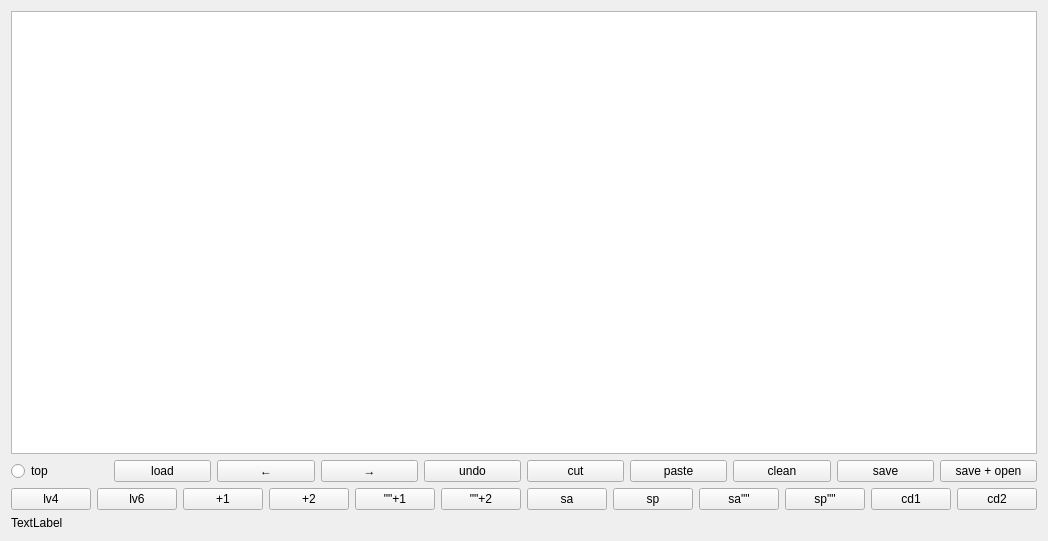
<?xml version="1.0" encoding="UTF-8"?>
<ui version="4.0">
 <class>Form</class>
 <widget class="QWidget" name="Form">
  <property name="geometry">
   <rect>
    <x>0</x>
    <y>0</y>
    <width>986</width>
    <height>541</height>
   </rect>
  </property>
  <property name="windowTitle">
   <string>Form</string>
  </property>
  <layout class="QVBoxLayout" name="verticalLayout">
   <item>
    <widget class="QListView" name="listView"/>
   </item>
   <item>
    <layout class="QHBoxLayout" name="horizontalLayout_2">
     <item>
      <widget class="QRadioButton" name="radioButton">
       <property name="text">
        <string>top</string>
       </property>
      </widget>
     </item>
     <item>
      <widget class="QPushButton" name="pushButton">
       <property name="text">
        <string>load</string>
       </property>
      </widget>
     </item>
     <item>
      <widget class="QPushButton" name="pushButton_4">
       <property name="text">
        <string>←</string>
       </property>
      </widget>
     </item>
     <item>
      <widget class="QPushButton" name="pushButton_3">
       <property name="text">
        <string>→</string>
       </property>
      </widget>
     </item>
     <item>
      <widget class="QPushButton" name="pushButton_7">
       <property name="text">
        <string>undo</string>
       </property>
      </widget>
     </item>
     <item>
      <widget class="QPushButton" name="pushButton_13">
       <property name="text">
        <string>cut</string>
       </property>
      </widget>
     </item>
     <item>
      <widget class="QPushButton" name="pushButton_14">
       <property name="text">
        <string>paste</string>
       </property>
      </widget>
     </item>
     <item>
      <widget class="QPushButton" name="pushButton_15">
       <property name="text">
        <string>clean</string>
       </property>
      </widget>
     </item>
     <item>
      <widget class="QPushButton" name="pushButton_6">
       <property name="text">
        <string>save</string>
       </property>
      </widget>
     </item>
     <item>
      <widget class="QPushButton" name="pushButton_8">
       <property name="text">
        <string>save + open</string>
       </property>
      </widget>
     </item>
    </layout>
   </item>
   <item>
    <layout class="QHBoxLayout" name="horizontalLayout">
     <item>
      <widget class="QPushButton" name="pushButton_11">
       <property name="text">
        <string>lv4</string>
       </property>
      </widget>
     </item>
     <item>
      <widget class="QPushButton" name="pushButton_12">
       <property name="text">
        <string>lv6</string>
       </property>
      </widget>
     </item>
     <item>
      <widget class="QPushButton" name="pushButton_5">
       <property name="text">
        <string>+1</string>
       </property>
      </widget>
     </item>
     <item>
      <widget class="QPushButton" name="pushButton_2">
       <property name="text">
        <string>+2</string>
       </property>
      </widget>
     </item>
     <item>
      <widget class="QPushButton" name="pushButton_10">
       <property name="text">
        <string>&quot;&quot;+1</string>
       </property>
      </widget>
     </item>
     <item>
      <widget class="QPushButton" name="pushButton_9">
       <property name="text">
        <string>&quot;&quot;+2</string>
       </property>
      </widget>
     </item>
     <item>
      <widget class="QPushButton" name="pushButton_16">
       <property name="text">
        <string>sa</string>
       </property>
      </widget>
     </item>
     <item>
      <widget class="QPushButton" name="pushButton_17">
       <property name="text">
        <string>sp</string>
       </property>
      </widget>
     </item>
     <item>
      <widget class="QPushButton" name="pushButton_18">
       <property name="text">
        <string>sa&quot;&quot;</string>
       </property>
      </widget>
     </item>
     <item>
      <widget class="QPushButton" name="pushButton_19">
       <property name="text">
        <string>sp&quot;&quot;</string>
       </property>
      </widget>
     </item>
     <item>
      <widget class="QPushButton" name="pushButton_20">
       <property name="text">
        <string>cd1</string>
       </property>
      </widget>
     </item>
     <item>
      <widget class="QPushButton" name="pushButton_21">
       <property name="text">
        <string>cd2</string>
       </property>
      </widget>
     </item>
    </layout>
   </item>
   <item>
    <widget class="QLabel" name="label">
     <property name="text">
      <string>TextLabel</string>
     </property>
    </widget>
   </item>
  </layout>
 </widget>
 <resources/>
 <connections/>
</ui>
